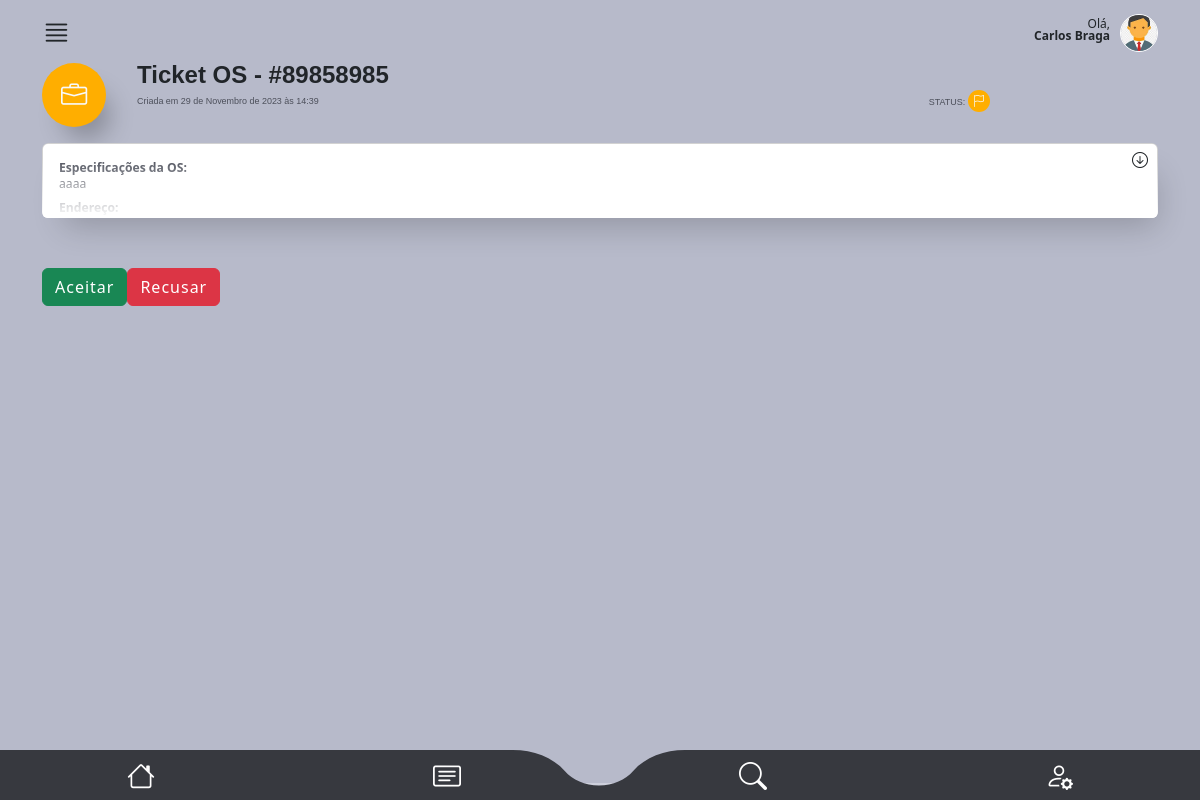
Page /main/os_detail3/32 (signed in) on the committed database.
### authentication/models.py (models this page shows, shortened)
class CustomUser(AbstractUser):
    telefone = models.CharField(max_length=15, null=False)
    endereco = models.ForeignKey(
        Endereco, on_delete=models.CASCADE, null=True, default=None
    )
    foto = models.ImageField(upload_to="img/perfil_user/", null=True, blank=True)
    email = models.EmailField(unique=True)

### staff/models.py (models this page shows, shortened)
class OrdemDeServico(models.Model):
    ticket = models.CharField(max_length=200, unique=True)
    tecnico = models.ForeignKey(
        CustomUser,
        on_delete=models.CASCADE,
        related_name="ordens_técnico",
        null=True,
        default=None,
    )
    staff = models.ForeignKey(
        CustomUser, on_delete=models.CASCADE, related_name="ordens_staff"
    )
    descricao = models.TextField(max_length=600)
    previsao_chegada = models.DateTimeField(editable=True)
    previsao_execucao = models.DateTimeField(editable=True)
    material = models.CharField(max_length=100, validators=[MinLengthValidator(3)])
    equipamento = models.CharField(max_length=100, validators=[MinLengthValidator(3)])
    data_criacao = models.DateTimeField(auto_now_add=True)
    cliente = models.ForeignKey(Cliente, on_delete=models.CASCADE)
    endereco = models.ForeignKey(Endereco, on_delete=models.CASCADE)
    contrato = models.CharField(max_length=700, null=True, blank=True)
    atividade = models.CharField(max_length=50, choices=ACTIVITY_CHOICES)
    status_tecnico = models.CharField(max_length=50, choices=TECNICAL_CHOICES)
    status = models.CharField(
        max_length=10, choices=STATUS_CHOICES, default="Aguardando"
    )
    atraso_em_minutos = models.CharField(max_length=50, choices=ATRASO_CHOICES)
    atraso_descricao = models.TextField(max_length=400)
    descricao_reagendamento = models.TextField(max_length=400)
    vezes_reagendada = models.IntegerField(default=0)
    aceite = models.BooleanField(default=False)

### main/views.py (the view)
# urls.py: path("os_detail3/<int:ordem_id>", views.os_detail3, name="os_detail3"),
def os_detail3(request, ordem_id):
    user = request.user
    ordem = get_object_or_404(
        OrdemDeServico,
        id=ordem_id,
        tecnico=user,
        status__in=["Atenção", "Urgente", "Aguardando", "Concluído"],
    )
    return render(
            request,
            "os_detail3.html",
            {
                "ordem": ordem,
                "user": user,
            },
        )

### authentication/models.py (called while the page is built)
    def __str__(self):
        return f"{self.rua}, {self.numero}, {self.complemento}, {self.bairro}, {self.cidade}, {self.estado}, CEP: {self.cep}"

### main/templates/os_detail3.html (shortened to what this page needs)
{% extends "base2.html" %}
{% block rest %}
      <section id="detalhes_oc_scr">
        <div class="container">
            <div id="oc_detalhes">
              <div class="oc_titulo mb-1 mb-md-3">
                <div class="row">
                  <div class="col-3 col-md-1">
                    <div class="{% if ordem.status == 'Aguardando' %}icon bg01{% elif ordem.status == 'Atenção' %}icon bg06{% elif ordem.status == 'Urgente' %}icon bg05{% else %}icon bg02{% endif %}">
                        <i class="bi bi-briefcase text-light"></i>
                      </div>
                  </div>
                  <div class="col-9 col-md-10">
                    <h4 class="font-bold">
                      Ticket OS - #{{ordem.ticket}}
                    </h4>
                    <div class="row">
                      <div class="col-8 col-md-10">
                        <p class="font-medium color04">Criada em {{ordem.data_criacao}}</p>
                      </div>
                      <div class="col-4 col-md-2">
                        <p class="font-medium color04">STATUS:
                          <span class="{% if ordem.status == 'Aguardando' %}icon_sm bg01{% elif ordem.status == 'Atenção' %}icon_sm bg06{% elif ordem.status == 'Urgente' %}icon_sm bg05{% else %}icon_sm bg02{% endif %}">
                            {% if ordem.status == 'Aguardando' %}
                              <i class="bi bi-clock text-light"></i>
                            {% elif ordem.status == 'Atenção' %}
                              <i class="bi bi-flag text-light"></i>
                            {% else %}
                              <i class="bi bi-exclamation-triangle-fill text-light"></i>
                            {% endif %}
                          </span>
                        </p>
                      </div>
                    </div>
                  </div>
                </div>
              </div>
              <div class="oc_espec box-shadow">
                <span class="icon"><i class="bi bi-arrow-down-circle"></i></span>
                <div class="collapse" id="oc_espec">
                  <div class="card card-body color04">
                    <div class="row">
                      <div class="col-12">
                        <p><strong>Especificações da OS:</strong></p>
                        <p>{{ordem.descricao}} </p>
                      </div>
                      <div class="col-12 mt-2">
                        <p><strong>Endereço:</strong></p>
                        <p id="endereco">{{ordem.endereco}}</p>
                      </div>
            </div>
        </div>
    </div>
</div>
</div>
<div class="btn-group" role="group">
    <form method="post" action="{% url 'aceitar_ordem' ordem.id %}">
        <button type="submit" class="btn btn-success">Aceitar</button>
    </form>
    <br><br>
    <form method="post" action="{% url 'recusar_ordem' ordem.id %}">
        <button type="submit" class="btn btn-danger">Recusar</button>
    </form>
</div>
</section>
{% endblock %}

### main/templates/base2.html (shortened to what this page needs)
{%load static%}
<!DOCTYPE html>
<html lang="en" data-bs-theme="auto">
  <head>
    <link
      rel="stylesheet"
      href="https://cdn.jsdelivr.net/npm/@docsearch/css@3"
    />
    <link
      rel="stylesheet"
      href="https://cdn.jsdelivr.net/npm/bootstrap-icons@1.11.1/font/bootstrap-icons.css"
    />
    <link
      href="{% static 'assets/dist/css/bootstrap.min.css' %}"
      rel="stylesheet"
    />
    <link href="{% static 'assets/css/app_mamminfo.css' %}" rel="stylesheet" />
  </head>
  <body>
    <main class="bg03">
      <header>
        <div class="container">
          <div id="super_menu">
            <div class="row">
              <div class="col-3 text-start">
                <i class="bi bi-justify i_main"></i> {% if aceites != 0 %}{% endif %}
              </div>
              <div class="col-9 text-end">
                <p class="mt-2">
                  Olá,<br />
                  <strong>{{ user.first_name }} {{ user.last_name }}</strong>
                </p>
                <div class="photo_user mt-1">
                  {% if request.user.foto %}
                  <img src="{{ request.user.foto.url }}" alt="User Photo" />
                  {% else %}
                  <img
                    src="https://cdn-icons-png.flaticon.com/512/3106/3106807.png?auto=format&fit=crop&q=80&w=1760&ixlib=rb-4.0.3&ixid=M3wxMjA3fDB8MHxwaG90by1wYWdlfHx8fGVufDB8fHx8fA%3D%3D"
                    alt=""
                  />
                  {% endif %}
                </div>
              </div>
            </div>
          </div>
        </div>
      </header>
      {% block rest %}{% endblock %}
    </main>
    <footer>
      <ul class="row">
        <li class="col-3 mt-1">
          <a href="{% url 'dashboard' %}"><i class="bi bi-house"></i></a>
        </li>
        <li class="col-3 p-0 mt-1 text-start text-md-center">
          <a href="{% url 'minhas_os' %}" class="text-start text-md-center"
            ><i class="bi bi-card-text"></i
          ></a>
        </li>
        <li class="col-3 p-0 mt-1 text-end text-md-center">
          <a href="{% url 'tela_busca' %}" class="text-end text-md-center"
            ><i class="bi bi-search"></i
          ></a>
        </li>
        <li class="col-3 mt-1">
          <a href="{% url 'tela_user' %}"><i class="bi bi-person-gear"></i></a>
        </li>
      </ul>
    </footer>
  </body>
</html>

### main/templates/static/assets/css/app_mamminfo.css (style rules this page uses)
html { font-family: 'Noto', sans-serif;background: #ced0dc; }
.font-medium { font-family: 'NotoMedium', sans-serif;font-weight: 400; }
.font-bold { font-family: 'NotoBold', sans-serif;font-weight: 600; }
.bg03 { background: #b7baca; }
.bg06 { background: #ffae00; }
.color04 { color: #4c4f5a; }
section { height: auto;min-height: 90vh;max-width: 100vw;width: 100%; }
.box-shadow { box-shadow: 10px 20px 32px -12px rgba(0,0,0,.2); }
.btn { letter-spacing: 1px; }
#super_menu { padding: 10px 0;position: relative; }
#super_menu p { font-size: .75rem;line-height: 100%;display: inline-block;margin: 0 10px 0 0; }
#super_menu .i_main { font-size: 1.8rem; }
#super_menu .photo_user { float: right;display: inline-block; }
#super_menu .photo_user img { width: 38px;height: 38px;display: block;border-radius: 38px;object-fit: cover;transform-origin: 50% 50%;border: 1px solid #fff; }
footer { position: fixed;z-index: 5; width: 100%;bottom: 0;background: url(../img/footer.svg) 50% 50% / cover;height: 50px; }
footer ul { padding: 0;margin: 0;text-align: center; }
footer ul li { list-style: none;display: inline-block; }
footer li a { color: #fff;font-size: 1.75rem;width: 100%;text-align: center;display: block; }
#oc_detalhes .oc_titulo .icon { width: 64px;height: 64px;border-radius: 64px;display: inline-block;text-align: center;line-height: 64px;box-shadow: 12px 20px 24px -8px rgba(0,0,0,.25); }
#oc_detalhes .oc_titulo .icon i { font-size: 1.64rem; }
#oc_detalhes .oc_titulo h4 { line-height: 100%; }
#oc_detalhes .oc_titulo p { font-size: .56rem;margin: 0; }
#oc_detalhes .oc_titulo .icon_sm { width: 22px;height: 22px;border-radius: 22px;display: inline-block;text-align: center;line-height: 22px;margin-top: -5px; }
#oc_detalhes .oc_titulo .icon_sm i { font-size: .75rem; }
#oc_detalhes .oc_espec { position: relative;overflow: hidden;border-radius: 6px; }
#oc_detalhes .oc_espec .collapse, #oc_detalhes .oc_espec .collapsing { display: block;height: 75px;overflow: hidden; }
#oc_detalhes .oc_espec p { font-size: .76rem;margin:0;line-height: 132%; }
#oc_detalhes .oc_espec .icon { position: absolute;top: 5px;right: 10px;z-index: 2; }
#oc_detalhes .oc_espec .collapse::before { position: absolute;bottom: 0;left: 0;right: 0;width: 100%;height: 60px;display: block;content: "";z-index: 1; background: rgb(255,255,255);background: linear-gradient(0deg, rgba(255,255,255,1) 0%, rgba(255,255,255,0) 100%); }
#oc_detalhes { padding-bottom: 50px; }

### rows in the picture
CustomUser: first_name "Carlos", last_name "Braga", user.foto (picture)
OrdemDeServico: ticket "89858985", data_criacao "29 de Novembro de 2023 às 14:39", descricao "aaaa"
